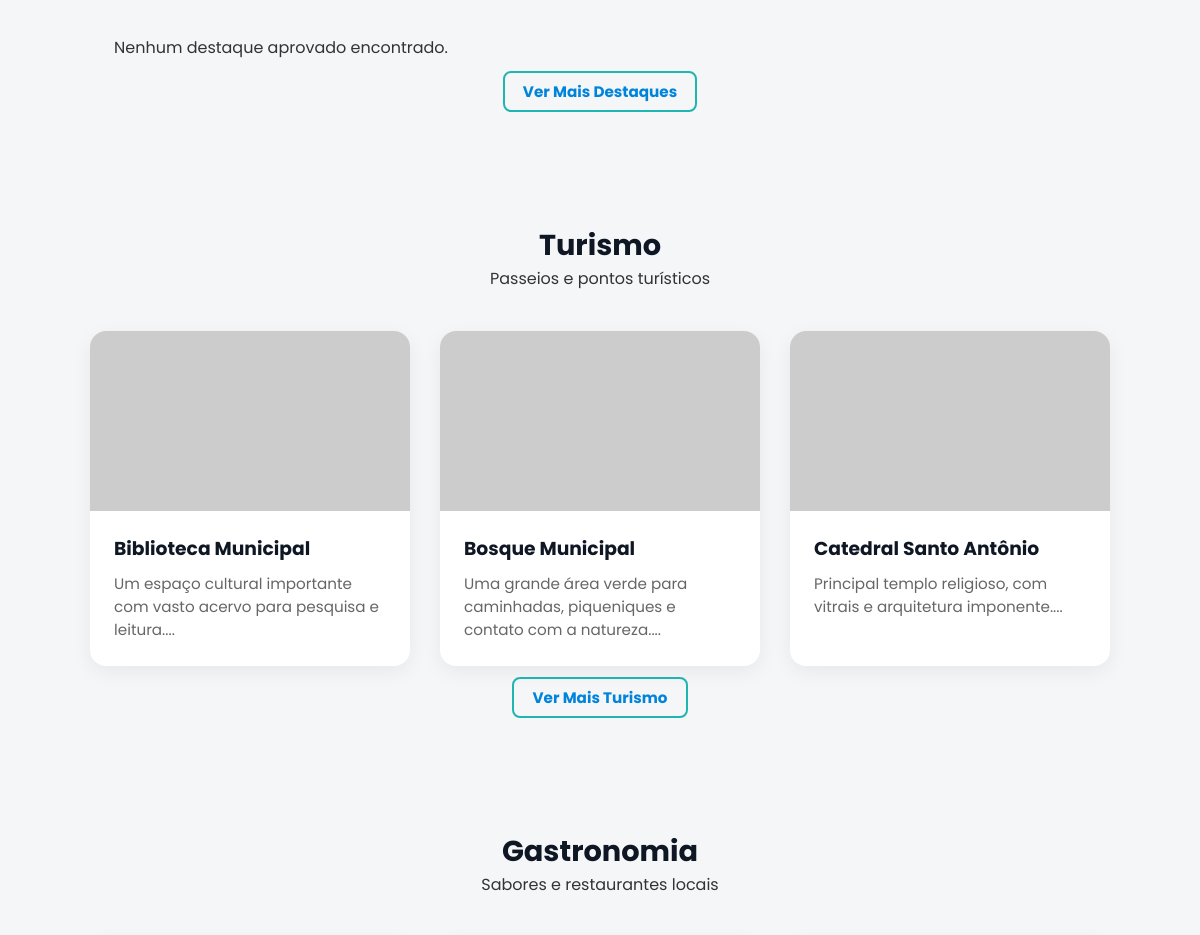
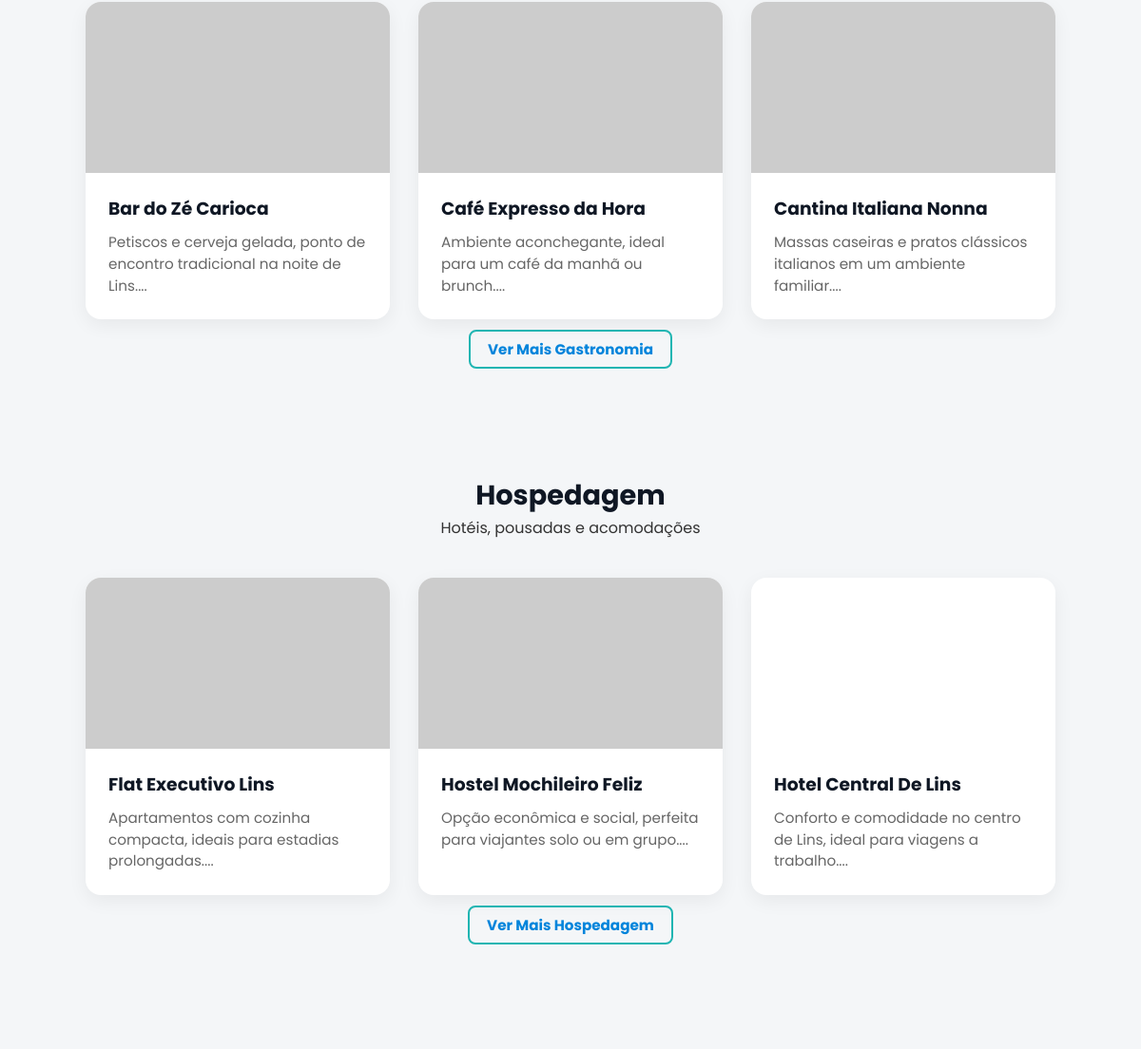
Before: / (middle part) with the older database file (2 pictures, top to bottom).
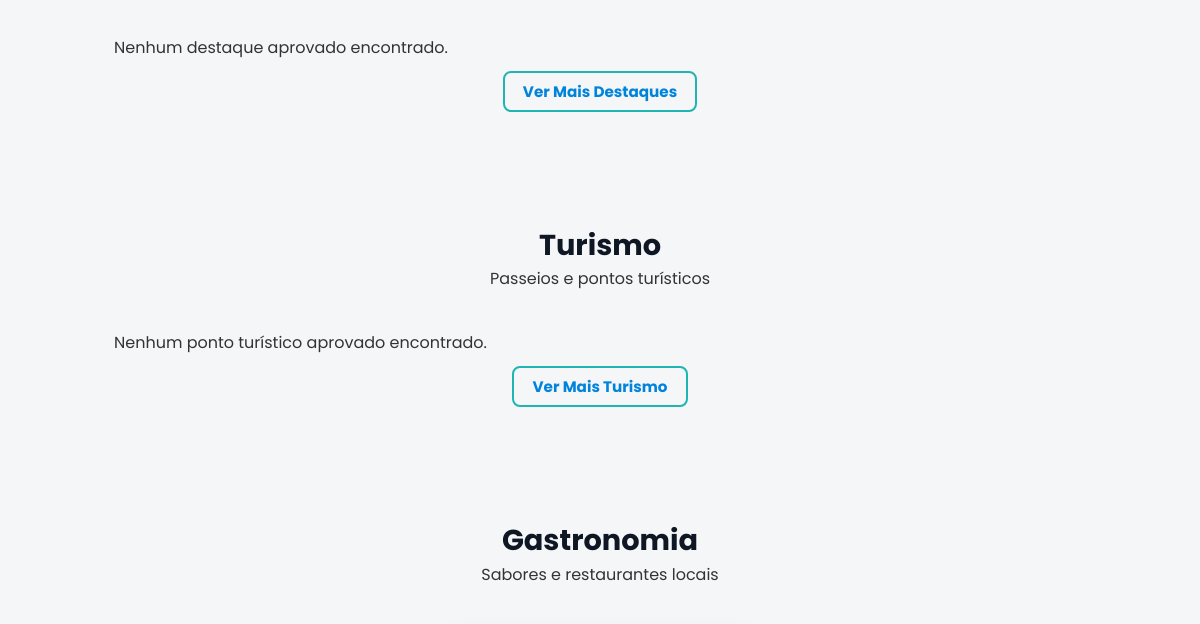
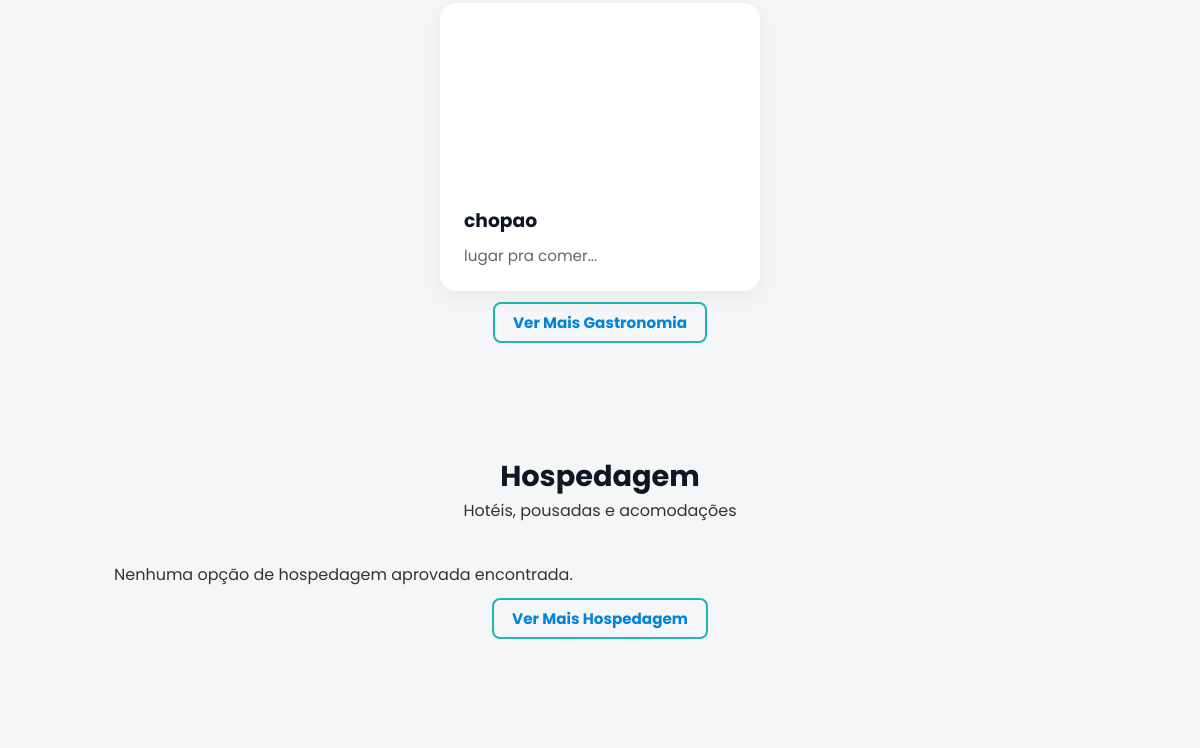
After: the same page with the newer database file (2 pictures, top to bottom).
### tables this page shows
CREATE TABLE `lugares` (
  `id` int(11) NOT NULL,
  `dono_id` int(11) NOT NULL,
  `nome` varchar(255) NOT NULL,
  `descricao` text NOT NULL,
  `endereco` varchar(255) NOT NULL,
  `imagem` varchar(255) NOT NULL,
  `categoria` enum('destaque','turismo','gastronomia','hospedagem') NOT NULL,
  `status_aprovacao` enum('pendente','aprovado','rejeitado','') NOT NULL,
  `estrelas_media` decimal(2,1) NOT NULL,
  `data_cadastro` datetime NOT NULL
);

### index.php (the view, shortened to what the changed rows need)
<?php
include "php/conn.php";
function buscarLugares($pdo, $categoria = null, $aprovacao = 'aprovado', $limit = null) {
    $sql = "SELECT id, nome, descricao, categoria, imagem FROM lugares WHERE status_aprovacao = :aprovacao";
    if ($categoria) {
        $sql .= " AND categoria = :categoria";
    }
    $sql .= " ORDER BY nome ASC";
    if ($limit) {
        $sql .= " LIMIT :limit_val";
    }
    try {
        $stmt = $pdo->prepare($sql);
        $stmt->bindValue(':aprovacao', $aprovacao, PDO::PARAM_STR);
        if ($categoria) {
            $stmt->bindValue(':categoria', $categoria, PDO::PARAM_STR);
        }
        if ($limit) {
            $stmt->bindValue(':limit_val', $limit, PDO::PARAM_INT);
        }
        $stmt->execute();
        return $stmt->fetchAll(PDO::FETCH_ASSOC);
    } catch (PDOException $e) {
        error_log("Erro ao buscar dados: " . $e->getMessage());
        return [];
    }
}
$turismo     = buscarLugares($pdo, "turismo", 'aprovado', 3);
$gastronomia = buscarLugares($pdo, "gastronomia", 'aprovado', 3);
$hospedagem  = buscarLugares($pdo, "hospedagem", 'aprovado', 3);
?>
<!DOCTYPE html>
<html lang="pt-br">
<head>
  <link rel="stylesheet" href="css/style.css" />
</head>
<body>
<main>
  <section id="turismo" class="section alt-bg">
    <div class="container section-header">
      <h2>Turismo</h2>
    </div>
    <div class="container grid">
      <?php if (!empty($turismo)): ?>
        <?php foreach ($turismo as $item): ?>
          <article class="card reveal">
            <a href="php/detalhe.php?id=<?= $item['id'] ?>" style="text-decoration:none; color:inherit;">
              <div class="card-media" style="background-image:url('<?= htmlspecialchars($item['imagem'] ?: 'https://placehold.co/300x200/cccccc/333333?text=Sem+Imagem') ?>')"></div>
            </a>
            <div class="card-body">
              <h3><?= htmlspecialchars($item['nome']) ?></h3>
              <p><?= htmlspecialchars(substr($item['descricao'], 0, 100)) ?>...</p>
            </div>
          </article>
        <?php endforeach; ?>
      <?php else: ?>
        <p class="container">Nenhum ponto turístico aprovado encontrado.</p>
      <?php endif; ?>
    </div>
  </section>
  <section id="gastronomia" class="section">
    <div class="container section-header">
      <h2>Gastronomia</h2>
    </div>
    <div class="container grid">
      <?php if (!empty($gastronomia)): ?>
        <?php foreach ($gastronomia as $item): ?>
          <article class="card reveal">
            <a href="php/detalhe.php?id=<?= $item['id'] ?>" style="text-decoration:none; color:inherit;">
              <div class="card-media" style="background-image:url('<?= htmlspecialchars($item['imagem'] ?: 'https://placehold.co/300x200/cccccc/333333?text=Sem+Imagem') ?>')"></div>
            </a>
            <div class="card-body">
              <h3><?= htmlspecialchars($item['nome']) ?></h3>
              <p><?= htmlspecialchars(substr($item['descricao'], 0, 100)) ?>...</p>
            </div>
          </article>
        <?php endforeach; ?>
      <?php else: ?>
        <p class="container">Nenhum local de gastronomia aprovado encontrado.</p>
      <?php endif; ?>
    </div>
  </section>
  <section id="hospedagem" class="section alt-bg">
    <div class="container section-header">
      <h2>Hospedagem</h2>
    </div>
    <div class="container grid">
      <?php if (!empty($hospedagem)): ?>
        <?php foreach ($hospedagem as $item): ?>
          <article class="card reveal">
            <a href="php/detalhe.php?id=<?= $item['id'] ?>" style="text-decoration:none; color:inherit;">
              <div class="card-media" style="background-image:url('<?= htmlspecialchars($item['imagem'] ?: 'https://placehold.co/300x200/cccccc/333333?text=Sem+Imagem') ?>')"></div>
            </a>
            <div class="card-body">
              <h3><?= htmlspecialchars($item['nome']) ?></h3>
              <p><?= htmlspecialchars(substr($item['descricao'], 0, 100)) ?>...</p>
            </div>
          </article>
        <?php endforeach; ?>
      <?php else: ?>
        <p class="container">Nenhuma opção de hospedagem aprovada encontrada.</p>
      <?php endif; ?>
    </div>
  </section>
</main>
</body>
</html>

Changed rows visible on the page:
removed lugares: nome "Biblioteca Municipal", descricao "Um espaço cultural importante com vasto acervo para pesquisa e leitura.", shown under "Turismo"
removed lugares: nome "Bosque Municipal", descricao "Uma grande área verde para caminhadas, piqueniques e contato com a natureza.", shown under "Turismo"
removed lugares: nome "Catedral Santo Antônio", descricao "Principal templo religioso, com vitrais e arquitetura imponente.", shown under "Turismo"
removed lugares: nome "Bar do Zé Carioca", descricao "Petiscos e cerveja gelada, ponto de encontro tradicional na noite de Lins.", shown under "Gastronomia"
removed lugares: nome "Café Expresso da Hora", descricao "Ambiente aconchegante, ideal para um café da manhã ou brunch.", shown under "Gastronomia"
removed lugares: nome "Cantina Italiana Nonna", descricao "Massas caseiras e pratos clássicos italianos em um ambiente familiar.", shown under "Gastronomia"
removed lugares: nome "Flat Executivo Lins", descricao "Apartamentos com cozinha compacta, ideais para estadias prolongadas.", shown under "Hospedagem"
removed lugares: nome "Hostel Mochileiro Feliz", descricao "Opção econômica e social, perfeita para viajantes solo ou em grupo.", shown under "Hospedagem"
removed lugares: nome "Hotel Central De Lins", descricao "Conforto e comodidade no centro de Lins, ideal para viagens a trabalho.", shown under "Hospedagem"
now on this page (row edited): lugares: nome "chopao", descricao "lugar pra comer", shown under "Gastronomia"
Other visible differences:
text now shown: "Nenhum ponto turístico aprovado encontrado. Nenhuma opção de hospedagem aprovada encontrada."
